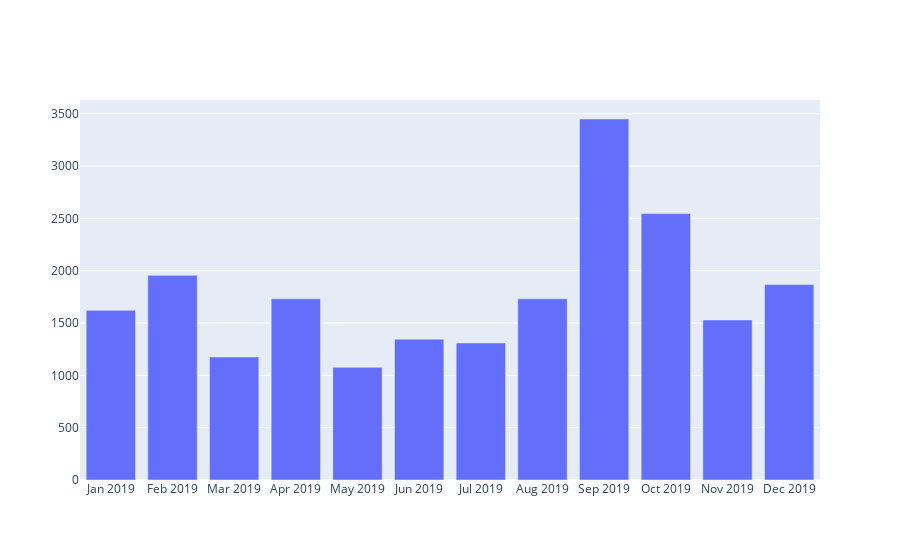

This figure's notebook cell:
### Code cell
fig1 = go.Figure([go.Bar(x=first["Month"], y=first["consumption(669)"])])
fig1.show()

### Figure 1 — Plotly figure (JSON) as saved in the notebook; plotly's stock layout.template omitted (floating-point values rounded to 4 significant figures)
{"data": [{"type": "bar", "x": ["Jan 2019", "Feb 2019", "Mar 2019", "Apr 2019", "May 2019", "Jun 2019", "Jul 2019", "Aug 2019", "Sep 2019", "Oct 2019", "Nov 2019", "Dec 2019"], "y": [1621, 1955, 1175, 1731, 1076.0, 1346.0, 1309, 1731, 3449, 2545, 1529, 1867]}], "layout": {}}
